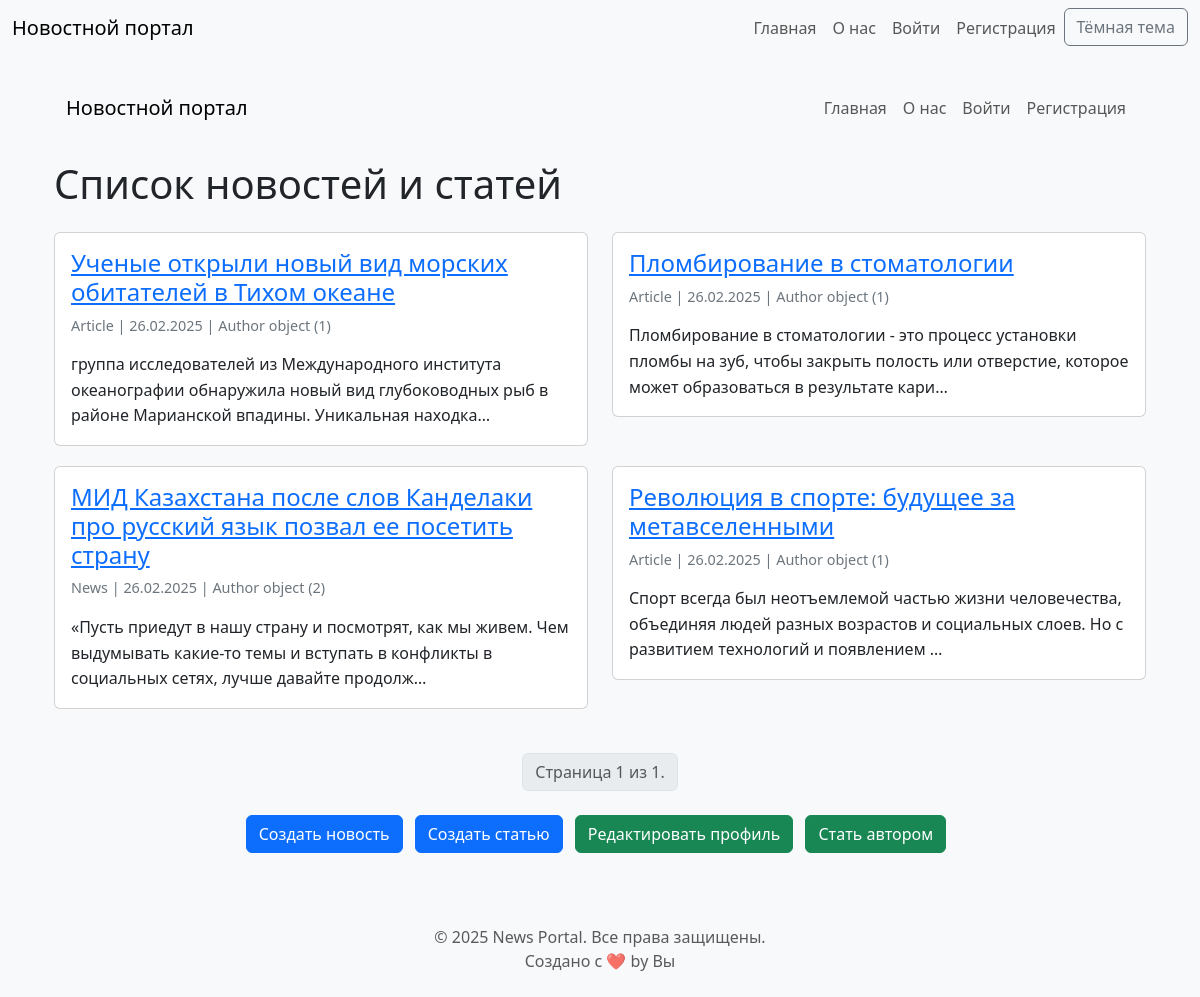
The page /news/ on the database as committed earlier.
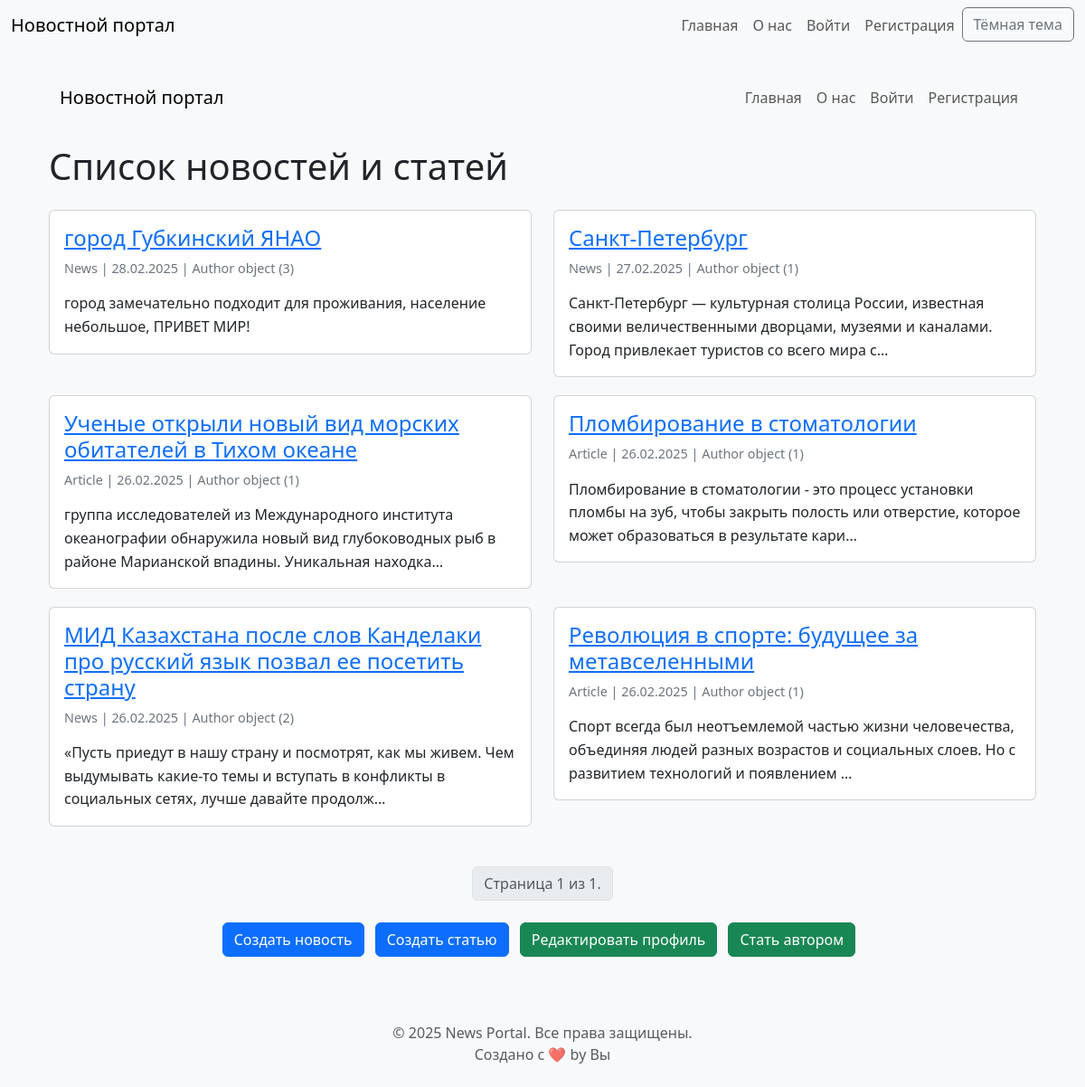
The same page on the database as committed later.
### news/models.py (models this page shows, shortened)
class News(models.Model):
    TYPE_CHOICES = [
        ('news', 'Новость'),
        ('article', 'Статья'),
    ]
    title = models.CharField(max_length=200, verbose_name='Заголовок')
    content = models.TextField(verbose_name='Содержание')
    published_date = models.DateTimeField(auto_now_add=True, verbose_name='Дата публикации')
    author = models.ForeignKey(Author, on_delete=models.CASCADE, null=True, blank=True, verbose_name='Автор')  # Изменено на ForeignKey
    type = models.CharField(max_length=10, choices=TYPE_CHOICES, default='news', verbose_name='Тип')
    rating = models.SmallIntegerField(default=0)  # Добавлено из Post
    categories = models.ManyToManyField(Category, through='NewsCategory', blank=True)  # Добавлено из Post
    class Meta:
        ordering = ['-published_date']
        verbose_name = 'Новость/Статья'
        verbose_name_plural = 'Новости/Статьи'

class Author(models.Model):
    authorUser = models.OneToOneField(User, on_delete=models.CASCADE)
    ratingAuthor = models.SmallIntegerField(default=0)

### news/views.py (the view)
# urls.py: path('', views.news_list, name='news_list'),
def news_list(request):
    news_list = News.objects.all().order_by('-published_date')
    paginator = Paginator(news_list, 10)
    page_number = request.GET.get('page')
    page_obj = paginator.get_page(page_number)
    return render(request, 'news_list.html', {'page_obj': page_obj})

### news/templatetags/custom_filters.py (called while the page is built)
@register.filter(name='censor')
def censor(value):
    unwanted_words = ['редиска', 'плохое слово', 'еще слово']  # Список нежелательных слов
    for word in unwanted_words:
        value = value.replace(word, '*' * len(word))
    return value

### news/templates/news_list.html (shortened to what this page needs)
{% extends 'base.html' %}
{% load custom_filters %}
{% block content %}
<div class="container">
    <nav class="navbar navbar-expand-lg navbar-light bg-light mb-4">
        <div class="container-fluid">
            <a class="navbar-brand" href="{% url 'news:news_list' %}">Новостной портал</a>
            <div class="collapse navbar-collapse" id="navbarNav">
                <ul class="navbar-nav ms-auto">
                    <li class="nav-item">
                        <a class="nav-link" href="{% url 'news:news_list' %}">Главная</a>
                    </li>
                    <li class="nav-item">
                        <a class="nav-link" href="{% url 'news:about' %}">О нас</a>
                    </li>
                    {% if user.is_authenticated %}
                        <li class="nav-item">
                            <a class="nav-link" href="{% url 'news:profile_edit' %}">Профиль</a>
                        </li>
                        <li class="nav-item">
                            <a class="nav-link" href="{% url 'account_logout' %}">Выйти</a>
                        </li>
                    {% else %}
                        <li class="nav-item">
                            <a class="nav-link" href="{% url 'account_login' %}">Войти</a>
                        </li>
                        <li class="nav-item">
                            <a class="nav-link" href="{% url 'account_signup' %}">Регистрация</a>
                        </li>
                    {% endif %}
                </ul>
            </div>
        </div>
    </nav>
    <h1 class="mb-4">Список новостей и статей</h1>
    <div class="row">
        {% for item in page_obj %}
        <div class="col-md-6">
            <div class="card news-card">
                <div class="card-body">
                    <h5 class="card-title news-title">
                        <a href="{% url 'news:news_detail' item.pk %}">{{ item.title|censor }}</a>
                    </h5>
                    <p class="card-text news-meta">
                        {{ item.type|title }} | {{ item.published_date|date:"d.m.Y" }} | {{ item.author|default:"Без автора" }}
                    </p>
                    <p class="card-text news-content">{{ item.content|truncatechars:150|censor }}</p>
                </div>
            </div>
        </div>
        {% empty %}
        <div class="col-12">
            <p class="text-muted">Новостей и статей пока нет.</p>
        </div>
        {% endfor %}
    </div>
    <nav aria-label="Page navigation" class="mt-4">
        <ul class="pagination justify-content-center">
            <li class="page-item disabled">
                <span class="page-link">
                    Страница {{ page_obj.number }} из {{ page_obj.paginator.num_pages }}.
                </span>
            </li>
        </ul>
    </nav>
    <div class="mt-4 text-center">
        <a href="{% url 'news:news_create' %}" class="btn btn-primary me-2">Создать новость</a>
        <a href="{% url 'news:article_create' %}" class="btn btn-primary me-2">Создать статью</a>
        <a href="{% url 'news:profile_edit' %}" class="btn btn-success me-2">Редактировать профиль</a>
        <a href="{% url 'news:become_author' %}" class="btn btn-success me-2">Стать автором</a>
    </div>
</div>
{% endblock %}

Rows that differ between the two databases and show on the page:
added News: title|censor "город Губкинский ЯНАО", type "News", published_date "28.02.2025", author "Author object (3)", content|censor "город замечательно подходит для проживания, население небольшое, ПРИВЕТ МИР!"
added News: title|censor "Санкт-Петербург", type "News", published_date "27.02.2025", author "Author object (1)", content|censor "Санкт-Петербург — культурная столица России, известная своими величественными дворцами, музеями и каналами. Город привлекает туристов со всего мира с…"
